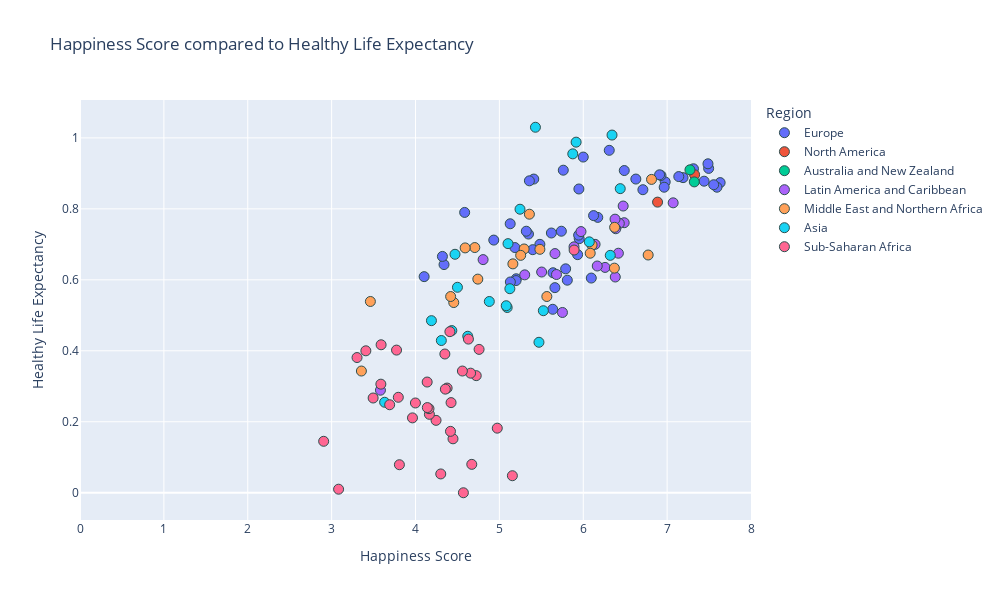

Write notebook code for a chart like this one.
### Code cell
#happiness score vs healthy life expectancy

#establish x and y values
x_values = merged_2018["Score"]
y_values = merged_2018["Healthy life expectancy"]

df = px.data.iris() # iris is a pandas DataFrame

#px.scatter
fig = px.scatter(merged_2018, x_values, y_values, color="Region", hover_name="Country or region",
                range_x=[0,8], title="Happiness Score compared to Healthy Life Expectancy",
                width= 1000, height =600) # use trendline="ols" to see all lin reg equations

#set axes labels
fig.update_xaxes(title_text='Happiness Score')
fig.update_yaxes(title_text='Healthy Life Expectancy')


#formatting
#marker size and colors
fig.update_traces(marker=dict(size=10,
                              line=dict(width=1, 
                                        color='DarkSlateGrey')))


#linear regression
#use linregress from dependencies to inplement linear regression
(slope, intercept, rvalue, pvalue, stderr) = linregress(x_values, y_values)
regress_values = x_values * slope + intercept

#print out all variables calculated above (rvalue, pvalue...)
print(f"slope:{round(slope, 2)}")
print(f"intercept:{round(intercept,2)}")
res = sts.linregress(x_values, y_values)
print(f"R-squared: {res.rvalue**2:.4f}")


#print out line eq for reference
line_eq = (f"y={round(slope, 2)}x + {round(intercept, 2)}")
print(line_eq)

fig.show()

### Figure 1 — Plotly figure (JSON) as saved in the notebook; plotly's stock layout.template omitted (floating-point values rounded to 4 significant figures)
{"data": [{"hovertemplate": "<b>%{hovertext}</b><br><br>Region=Europe<br>Score=%{x}<br>Healthy life expectancy=%{y}<extra></extra>", "hovertext": ["Finland", "Norway", "Denmark", "Iceland", "Switzerland", "Netherlands", "Sweden", "United Kingdom", "Austria", "Ireland", "Germany", "Belgium", "Luxembourg", "Czech Republic", "Malta", "France", "Spain", "Slovakia", "Poland", "Uzbekistan", "Italy", "Lithuania", "Slovenia", "Romania", "Latvia", "Russia", "Kazakhstan", "Cyprus", "Estonia", "Kosovo", "Moldova", "Turkmenistan", "Hungary", "Belarus", "Portugal", "Serbia", "Greece", "Montenegro", "Croatia", "Azerbaijan", "Tajikistan", "Macedonia", "Kyrgyzstan", "Bosnia and Herzegovina", "Bulgaria", "Albania", "Georgia", "Armenia", "Ukraine"], "legendgroup": "Europe", "marker": {"color": "#636efa", "line": {"color": "DarkSlateGrey", "width": 1}, "size": 10, "symbol": "circle"}, "mode": "markers", "name": "Europe", "orientation": "v", "showlegend": true, "type": "scatter", "x": [7.632, 7.594, 7.555, 7.495, 7.487, 7.441, 7.314, 7.19, 7.139, 6.977, 6.965, 6.927, 6.91, 6.711, 6.627, 6.489, 6.31, 6.173, 6.123, 6.096, 6, 5.952, 5.948, 5.945, 5.933, 5.81, 5.79, 5.762, 5.739, 5.662, 5.64, 5.636, 5.62, 5.483, 5.41, 5.398, 5.358, 5.347, 5.321, 5.201, 5.199, 5.185, 5.131, 5.129, 4.933, 4.586, 4.34, 4.321, 4.103], "xaxis": "x", "y": [0.874, 0.861, 0.868, 0.914, 0.927, 0.878, 0.913, 0.888, 0.891, 0.876, 0.861, 0.894, 0.896, 0.854, 0.884, 0.908, 0.965, 0.776, 0.781, 0.605, 0.946, 0.716, 0.856, 0.726, 0.671, 0.599, 0.631, 0.909, 0.737, 0.578, 0.62, 0.517, 0.732, 0.7, 0.884, 0.685, 0.879, 0.729, 0.737, 0.603, 0.598, 0.691, 0.594, 0.758, 0.712, 0.79, 0.643, 0.666, 0.609], "yaxis": "y"}, {"hovertemplate": "<b>%{hovertext}</b><br><br>Region=North America<br>Score=%{x}<br>Healthy life expectancy=%{y}<extra></extra>", "hovertext": ["Canada", "United States"], "legendgroup": "North America", "marker": {"color": "#EF553B", "line": {"color": "DarkSlateGrey", "width": 1}, "size": 10, "symbol": "circle"}, "mode": "markers", "name": "North America", "orientation": "v", "showlegend": true, "type": "scatter", "x": [7.328, 6.886], "xaxis": "x", "y": [0.896, 0.819], "yaxis": "y"}, {"hovertemplate": "<b>%{hovertext}</b><br><br>Region=Australia and New Zealand<br>Score=%{x}<br>Healthy life expectancy=%{y}<extra></extra>", "hovertext": ["New Zealand", "Australia"], "legendgroup": "Australia and New Zealand", "marker": {"color": "#00cc96", "line": {"color": "DarkSlateGrey", "width": 1}, "size": 10, "symbol": "circle"}, "mode": "markers", "name": "Australia and New Zealand", "orientation": "v", "showlegend": true, "type": "scatter", "x": [7.324, 7.272], "xaxis": "x", "y": [0.876, 0.91], "yaxis": "y"}, {"hovertemplate": "<b>%{hovertext}</b><br><br>Region=Latin America and Caribbean<br>Score=%{x}<br>Healthy life expectancy=%{y}<extra></extra>", "hovertext": ["Costa Rica", "Mexico", "Chile", "Panama", "Brazil", "Argentina", "Guatemala", "Uruguay", "Colombia", "El Salvador", "Nicaragua", "Ecuador", "Jamaica", "Bolivia", "Paraguay", "Peru", "Honduras", "Dominican Republic", "Venezuela", "Haiti"], "legendgroup": "Latin America and Caribbean", "marker": {"color": "#ab63fa", "line": {"color": "DarkSlateGrey", "width": 1}, "size": 10, "symbol": "circle"}, "mode": "markers", "name": "Latin America and Caribbean", "orientation": "v", "showlegend": true, "type": "scatter", "x": [7.072, 6.488, 6.476, 6.43, 6.419, 6.388, 6.382, 6.379, 6.26, 6.167, 6.141, 5.973, 5.89, 5.752, 5.681, 5.663, 5.504, 5.302, 4.806, 3.582], "xaxis": "x", "y": [0.817, 0.761, 0.808, 0.759, 0.675, 0.744, 0.608, 0.771, 0.635, 0.639, 0.7, 0.736, 0.693, 0.508, 0.615, 0.674, 0.622, 0.614, 0.657, 0.289], "yaxis": "y"}, {"hovertemplate": "<b>%{hovertext}</b><br><br>Region=Middle East and Northern Africa<br>Score=%{x}<br>Healthy life expectancy=%{y}<extra></extra>", "hovertext": ["Israel", "United Arab Emirates", "Qatar", "Saudi Arabia", "Bahrain", "Kuwait", "Libya", "Turkey", "Lebanon", "Algeria", "Morocco", "Jordan", "Palestinian Territories", "Iran", "Tunisia", "Iraq", "Egypt", "Syria", "Yemen"], "legendgroup": "Middle East and Northern Africa", "marker": {"color": "#FFA15A", "line": {"color": "DarkSlateGrey", "width": 1}, "size": 10, "symbol": "circle"}, "mode": "markers", "name": "Middle East and Northern Africa", "orientation": "v", "showlegend": true, "type": "scatter", "x": [6.814, 6.774, 6.374, 6.371, 6.105, 6.083, 5.566, 5.483, 5.358, 5.295, 5.254, 5.161, 4.743, 4.707, 4.592, 4.456, 4.419, 3.462, 3.355], "xaxis": "x", "y": [0.883, 0.67, 0.748, 0.633, 0.698, 0.675, 0.553, 0.686, 0.785, 0.687, 0.669, 0.645, 0.602, 0.691, 0.69, 0.536, 0.553, 0.539, 0.343], "yaxis": "y"}, {"hovertemplate": "<b>%{hovertext}</b><br><br>Region=Asia<br>Score=%{x}<br>Healthy life expectancy=%{y}<extra></extra>", "hovertext": ["Taiwan", "Singapore", "Malaysia", "Thailand", "Japan", "South Korea", "Philippines", "Pakistan", "Hong Kong", "China", "Mongolia", "Vietnam", "Indonesia", "Bhutan", "Nepal", "Laos", "Bangladesh", "Sri Lanka", "Cambodia", "Myanmar", "India", "Afghanistan"], "legendgroup": "Asia", "marker": {"color": "#19d3f3", "line": {"color": "DarkSlateGrey", "width": 1}, "size": 10, "symbol": "circle"}, "mode": "markers", "name": "Asia", "orientation": "v", "showlegend": true, "type": "scatter", "x": [6.441, 6.343, 6.322, 6.072, 5.915, 5.875, 5.524, 5.472, 5.43, 5.246, 5.125, 5.103, 5.093, 5.082, 4.88, 4.623, 4.5, 4.471, 4.433, 4.308, 4.19, 3.632], "xaxis": "x", "y": [0.857, 1.008, 0.669, 0.707, 0.988, 0.955, 0.513, 0.424, 1.03, 0.799, 0.575, 0.702, 0.522, 0.527, 0.539, 0.441, 0.579, 0.672, 0.457, 0.429, 0.485, 0.255], "yaxis": "y"}, {"hovertemplate": "<b>%{hovertext}</b><br><br>Region=Sub-Saharan Africa<br>Score=%{x}<br>Healthy life expectancy=%{y}<extra></extra>", "hovertext": ["Mauritius", "Nigeria", "Cameroon", "Gabon", "South Africa", "Ivory Coast", "Ghana", "Senegal", "Sierra Leone", "Congo (Brazzaville)", "Mali", "Burkina Faso", "Mozambique", "Kenya", "Zambia", "Mauritania", "Ethiopia", "Chad", "Congo (Kinshasa)", "Niger", "Uganda", "Benin", "Sudan", "Togo", "Guinea", "Lesotho", "Angola", "Madagascar", "Zimbabwe", "Botswana", "Malawi", "Liberia", "Rwanda", "Tanzania", "Central African Republic", "Burundi"], "legendgroup": "Sub-Saharan Africa", "marker": {"color": "#FF6692", "line": {"color": "DarkSlateGrey", "width": 1}, "size": 10, "symbol": "circle"}, "mode": "markers", "name": "Sub-Saharan Africa", "orientation": "v", "showlegend": true, "type": "scatter", "x": [5.891, 5.155, 4.975, 4.758, 4.724, 4.671, 4.657, 4.631, 4.571, 4.559, 4.447, 4.424, 4.417, 4.41, 4.377, 4.356, 4.35, 4.301, 4.245, 4.166, 4.161, 4.141, 4.139, 3.999, 3.964, 3.808, 3.795, 3.774, 3.692, 3.59, 3.587, 3.495, 3.408, 3.303, 3.083, 2.905], "xaxis": "x", "y": [0.684, 0.048, 0.182, 0.404, 0.33, 0.08, 0.337, 0.433, 0, 0.343, 0.152, 0.254, 0.173, 0.454, 0.295, 0.292, 0.391, 0.053, 0.204, 0.221, 0.237, 0.24, 0.312, 0.253, 0.211, 0.079, 0.269, 0.402, 0.248, 0.417, 0.306, 0.267, 0.4, 0.381, 0.01, 0.145], "yaxis": "y"}], "layout": {"height": 600, "legend": {"title": {"text": "Region"}, "tracegroupgap": 0}, "title": {"text": "Happiness Score compared to Healthy Life Expectancy"}, "width": 1000, "xaxis": {"anchor": "y", "domain": [0, 1], "range": [0, 8], "title": {"text": "Happiness Score"}}, "yaxis": {"anchor": "x", "domain": [0, 1], "title": {"text": "Healthy Life Expectancy"}}}}
